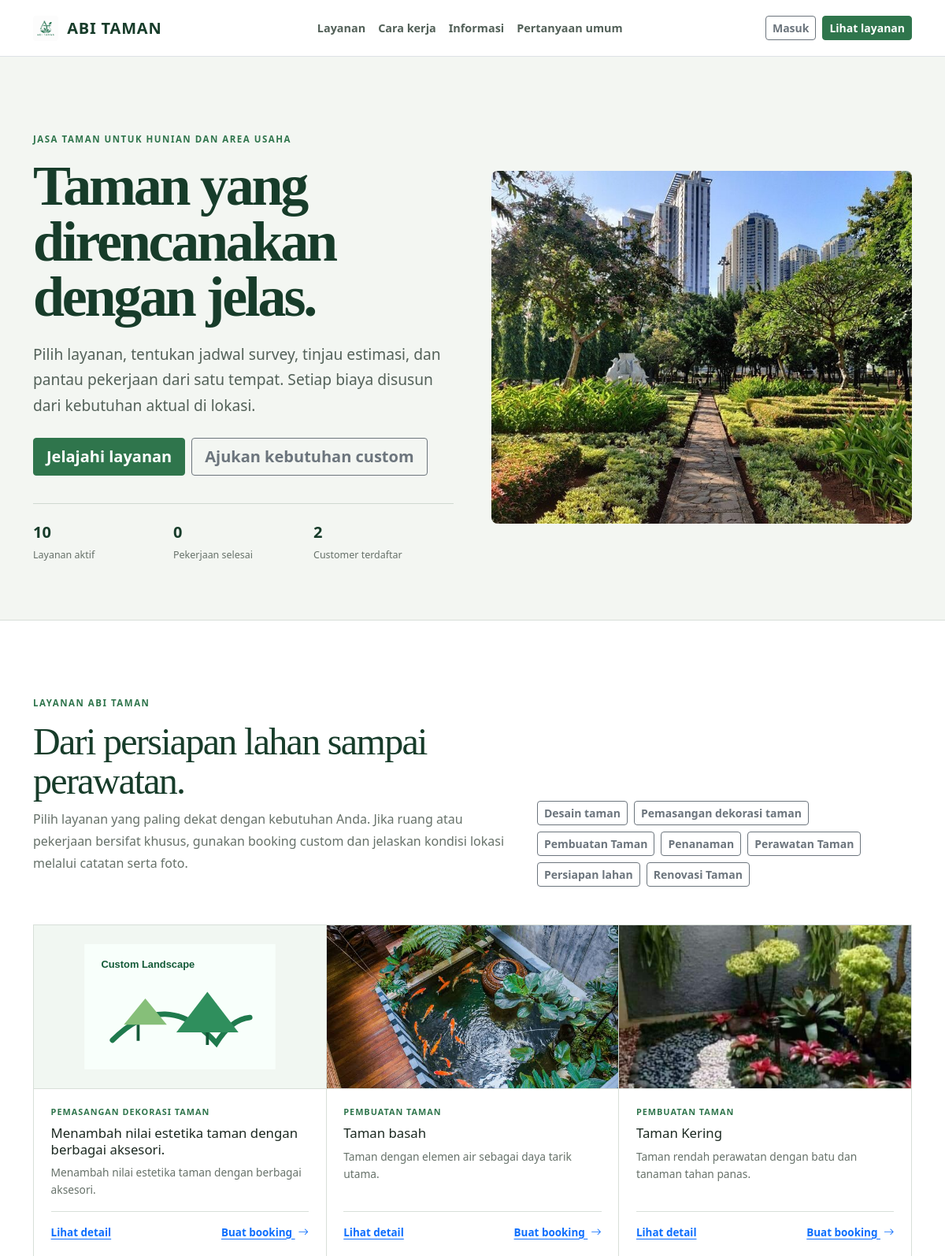
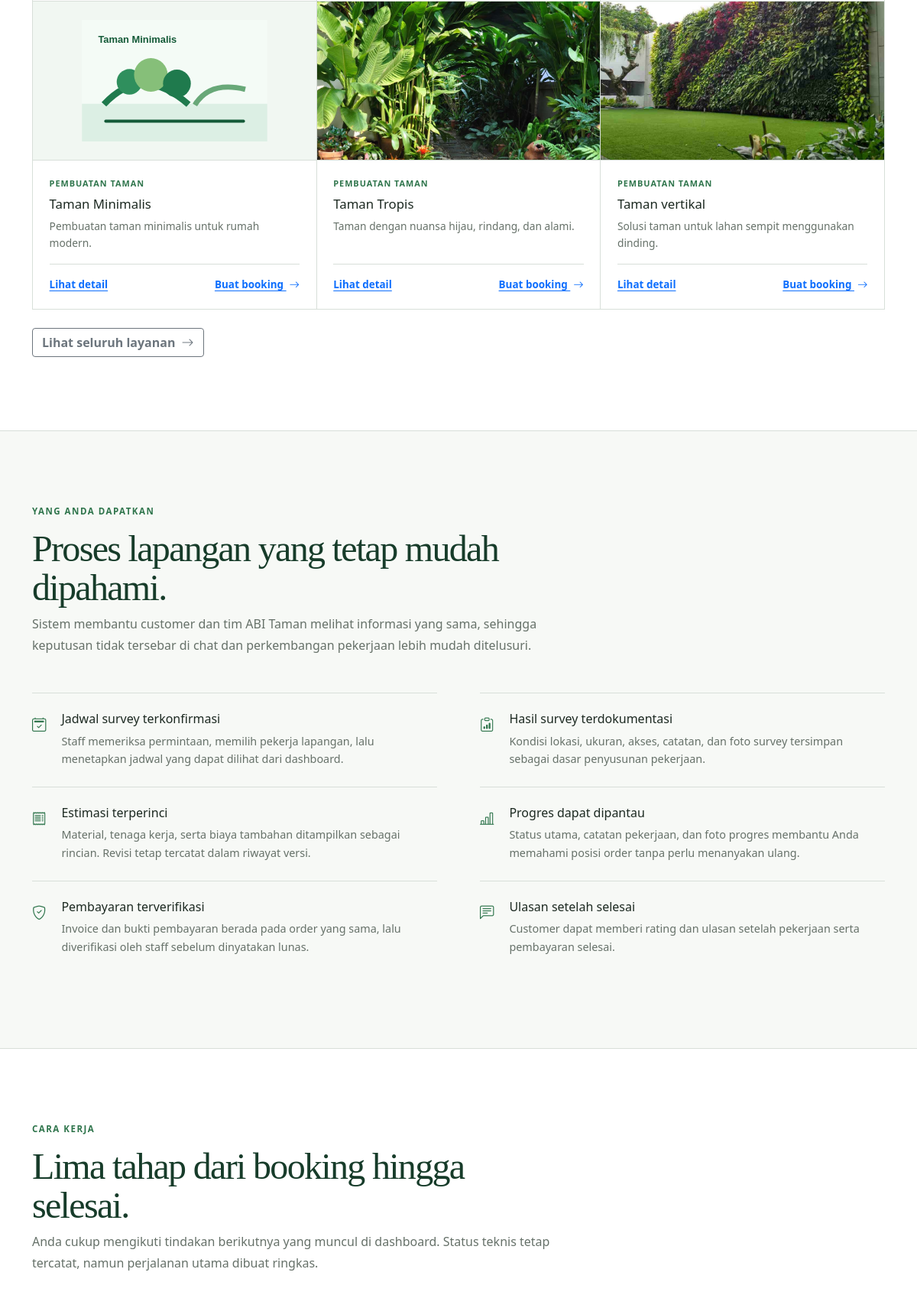
The page / (upper part) on the database its author committed (2 pictures, top to bottom).
### tables this page shows
CREATE TABLE `service_categories` (
  `id` int(10) unsigned NOT NULL AUTO_INCREMENT,
  `name` varchar(150) NOT NULL,
  `slug` varchar(170) NOT NULL,
  `description` text DEFAULT NULL,
  `image` varchar(255) DEFAULT NULL,
  `status` enum('active','inactive') NOT NULL DEFAULT 'active',
  `created_at` datetime NOT NULL DEFAULT current_timestamp(),
  `updated_at` datetime NOT NULL DEFAULT current_timestamp() ON UPDATE current_timestamp(),
  PRIMARY KEY (`id`),
  UNIQUE KEY `slug` (`slug`)
);

CREATE TABLE `services` (
  `id` int(10) unsigned NOT NULL AUTO_INCREMENT,
  `category_id` int(10) unsigned DEFAULT NULL,
  `service_code` varchar(30) NOT NULL,
  `name` varchar(180) NOT NULL,
  `slug` varchar(200) NOT NULL,
  `short_description` varchar(255) DEFAULT NULL,
  `description` text DEFAULT NULL,
  `base_price_per_10m` bigint(20) unsigned NOT NULL DEFAULT 0,
  `base_duration_days_per_10m` int(10) unsigned NOT NULL DEFAULT 1,
  `image` varchar(255) DEFAULT NULL,
  `status` enum('active','inactive') NOT NULL DEFAULT 'active',
  `created_at` datetime NOT NULL DEFAULT current_timestamp(),
  `updated_at` datetime NOT NULL DEFAULT current_timestamp() ON UPDATE current_timestamp(),
  PRIMARY KEY (`id`),
  UNIQUE KEY `service_code` (`service_code`),
  UNIQUE KEY `slug` (`slug`),
  KEY `category_id` (`category_id`),
  CONSTRAINT `services_ibfk_1` FOREIGN KEY (`category_id`) REFERENCES `service_categories` (`id`) ON DELETE SET NULL
);

### data/session_helper.php (called while the page is built, shortened)
<?php
function h($value): string
{
    return htmlspecialchars((string) $value, ENT_QUOTES, 'UTF-8');
}
function current_user(): ?array
{
    return isset($_SESSION['abi_user']) ? normalize_user($_SESSION['abi_user']) : null;
}
function get_services_with_min_price(bool $activeOnly = true): array
{
    $where = $activeOnly ? "WHERE s.status = 'active'" : '';
    return db_query("
        SELECT s.*, c.name AS category_name
        FROM services s
        LEFT JOIN service_categories c ON c.id = s.category_id
        {$where}
        ORDER BY c.name, s.name
    ");
}
    ?>

### config/database.php (called while the page is built, shortened)
<?php
function db(): PDO
{
    static $pdo = null;
    if ($pdo === null) {
        $host   = $_ENV['DB_HOST'];
        $port   = $_ENV['DB_PORT'];
        $name   = $_ENV['DB_DATABASE'];
        $user   = $_ENV['DB_USERNAME'];
        $pass   = $_ENV['DB_PASSWORD'];
        $socket = trim($_ENV['DB_SOCKET'] ?? '');
        if ($socket !== '') {
            $dsn = "mysql:unix_socket={$socket};dbname={$name};charset=utf8mb4";
        } else {
            $dsn = "mysql:host={$host};port={$port};dbname={$name};charset=utf8mb4";
        }
        $options = [
            PDO::ATTR_ERRMODE            => PDO::ERRMODE_EXCEPTION,
            PDO::ATTR_DEFAULT_FETCH_MODE => PDO::FETCH_ASSOC,
            PDO::ATTR_EMULATE_PREPARES   => false,
        ];
        $pdo = new PDO($dsn, $user, $pass, $options);
    }
    return $pdo;
}
function db_query(string $sql, array $params = []): array
{
    $stmt = db()->prepare($sql);
    $stmt->execute($params);
    return $stmt->fetchAll();
}
function db_first(string $sql, array $params = []): ?array
{
    $stmt = db()->prepare($sql);
    $stmt->execute($params);
    $row = $stmt->fetch();
    return $row ?: null;
}

### index.php (the view, shortened to what this page needs)
<?php
require_once __DIR__ . '/data/session_helper.php';
$current = current_user();
$services = get_services_with_min_price(true);
$categories = db_query("SELECT * FROM service_categories WHERE status='active' ORDER BY name");
$totalBooking = (int) (db_first("SELECT COUNT(*) AS c FROM bookings WHERE status='Selesai'")['c'] ?? 0);
$totalCustomer = (int) (db_first("SELECT COUNT(*) AS c FROM users WHERE role='customer'")['c'] ?? 0);
$totalLayanan = (int) (db_first("SELECT COUNT(*) AS c FROM services WHERE status='active'")['c'] ?? 0);
?>
<!doctype html>
<html lang="id">
<head>
    <link href="https://cdn.jsdelivr.net/npm/bootstrap@5.3.3/dist/css/bootstrap.min.css" rel="stylesheet">
    <link href="https://cdn.jsdelivr.net/npm/bootstrap-icons@1.11.3/font/bootstrap-icons.css" rel="stylesheet">
    <link href="assets/css/app.css?v=<?= filemtime(__DIR__ . '/assets/css/app.css') ?>" rel="stylesheet">
</head>
<body class="landing">
    <nav class="navbar navbar-expand-lg bg-white border-bottom sticky-top">
        <div class="container">
            <a class="navbar-brand landing-brand" href="index.php">
                <img src="assets/img/abi-taman.png" alt="Logo ABI Taman">
                <span>ABI TAMAN</span>
            </a>
            <div class="collapse navbar-collapse" id="landingNav">
                <ul class="navbar-nav mx-auto">
                    <li class="nav-item"><a class="nav-link" href="#layanan">Layanan</a></li>
                    <li class="nav-item"><a class="nav-link" href="#proses">Cara kerja</a></li>
                    <li class="nav-item"><a class="nav-link" href="#informasi">Informasi</a></li>
                    <li class="nav-item"><a class="nav-link" href="#faq">Pertanyaan umum</a></li>
                </ul>
                <div class="d-flex gap-2 mt-3 mt-lg-0">
                    <a class="btn btn-outline-secondary btn-sm" href="<?= $current ? 'dashboard.php' : 'login.php' ?>">
                        <?= $current ? 'Dashboard' : 'Masuk' ?>
                    </a>
                    <a class="btn btn-success btn-sm" href="catalog.php">Lihat layanan</a>
                </div>
            </div>
        </div>
    </nav>
    <main>
        <section class="landing-hero">
            <div class="container">
                <div class="row align-items-center g-5">
                    <div class="col-lg-6">
                        <p class="landing-kicker">Jasa taman untuk hunian dan area usaha</p>
                        <h1>Taman yang direncanakan dengan jelas.</h1>
                        <p class="lead">Pilih layanan, tentukan jadwal survey, tinjau estimasi, dan pantau pekerjaan dari satu tempat. Setiap biaya disusun dari kebutuhan aktual di lokasi.</p>
                        <div class="d-flex gap-2 flex-wrap mt-4">
                            <a class="btn btn-success btn-lg" href="catalog.php">Jelajahi layanan</a>
                            <a class="btn btn-outline-secondary btn-lg" href="booking_create.php?custom=1">Ajukan kebutuhan custom</a>
                        </div>
                        <div class="landing-proof" aria-label="Ringkasan ABI Taman">
                            <div>
                                <strong><?= $totalLayanan ?></strong>
                                <span>Layanan aktif</span>
                            </div>
                            <div>
                                <strong><?= $totalBooking ?></strong>
                                <span>Pekerjaan selesai</span>
                            </div>
                            <div>
                                <strong><?= $totalCustomer ?></strong>
                                <span>Customer terdaftar</span>
                            </div>
                        </div>
                    </div>
                    <div class="col-lg-6">
                        <img class="landing-hero__image" src="assets/img/hero.png" alt="Taman hijau dengan jalur batu dan pepohonan yang tertata">
                    </div>
                </div>
            </div>
        </section>
        <section class="landing-section" id="layanan">
            <div class="container">
                <div class="d-lg-flex align-items-end justify-content-between gap-4">
                    <div class="landing-section__intro mb-lg-5">
                        <p class="landing-kicker">Layanan ABI Taman</p>
                        <h2>Dari persiapan lahan sampai perawatan.</h2>
                        <p>Pilih layanan yang paling dekat dengan kebutuhan Anda. Jika ruang atau pekerjaan bersifat khusus, gunakan booking custom dan jelaskan kondisi lokasi melalui catatan serta foto.</p>
                    </div>
                    <?php if ($categories): ?>
                        <div class="d-flex flex-wrap gap-2 mb-5">
                            <?php foreach ($categories as $category): ?>
                                <a class="btn btn-outline-secondary btn-sm" href="catalog.php?category=<?= h($category['slug']) ?>"><?= h($category['name']) ?></a>
                            <?php endforeach; ?>
                        </div>
                    <?php endif; ?>
                </div>
                <?php if ($services): ?>
                    <div class="landing-services">
                        <?php foreach (array_slice($services, 0, 6) as $service): ?>
                            <?php
                            $serviceImage = trim((string) ($service['image'] ?? ''));
                            $serviceImagePath = $serviceImage !== '' ? __DIR__ . '/' . ltrim($serviceImage, '/') : '';
                            $isServicePlaceholder = false;
                            if ($serviceImagePath === '' || !is_file($serviceImagePath) || @getimagesize($serviceImagePath) === false) {
                                $isServicePlaceholder = true;
                                $serviceImage = $service['slug'] === 'taman-minimalis'
                                    ? 'assets/img/services/taman-minimalis.svg'
                                    : 'assets/img/services/custom-landscape.svg';
                            }
                            ?>
                            <article class="landing-service">
                                <img class="<?= $isServicePlaceholder ? 'landing-service__image--placeholder' : '' ?>" src="<?= h($serviceImage) ?>" alt="<?= h($service['name']) ?>">
                                <div class="landing-service__body">
                                    <span class="landing-service__meta"><?= h($service['category_name'] ?? 'Layanan taman') ?></span>
                                    <h3><?= h($service['name']) ?></h3>
                                    <p><?= h($service['short_description'] ?: 'Layanan dikerjakan berdasarkan hasil pemeriksaan lokasi dan kebutuhan aktual Anda.') ?></p>
                                    <div class="landing-service__actions">
                                        <a href="service_detail.php?slug=<?= h($service['slug']) ?>">Lihat detail</a>
                                        <a href="booking_create.php?service_id=<?= (int) $service['id'] ?>">Buat booking <i class="bi bi-arrow-right ms-1"></i></a>
                                    </div>
                                </div>
                            </article>
                        <?php endforeach; ?>
                    </div>
                <?php else: ?>
                    <p class="text-secondary">Layanan sedang diperbarui. Anda tetap dapat mengajukan kebutuhan custom.</p>
                <?php endif; ?>
                <?php if (count($services) > 6): ?>
                    <div class="mt-4">
                        <a class="btn btn-outline-secondary" href="catalog.php">Lihat seluruh layanan <i class="bi bi-arrow-right ms-1"></i></a>
                    </div>
                <?php endif; ?>
            </div>
        </section>
        <section class="landing-section landing-section--soft">
            <div class="container">
                <div class="landing-section__intro">
                    <p class="landing-kicker">Yang Anda dapatkan</p>
                    <h2>Proses lapangan yang tetap mudah dipahami.</h2>
                    <p>Sistem membantu customer dan tim ABI Taman melihat informasi yang sama, sehingga keputusan tidak tersebar di chat dan perkembangan pekerjaan lebih mudah ditelusuri.</p>
                </div>
                <div class="landing-feature-grid">
                    <?php
                    $features = [
                        ['bi-calendar2-check', 'Jadwal survey terkonfirmasi', 'Staff memeriksa permintaan, memilih pekerja lapangan, lalu menetapkan jadwal yang dapat dilihat dari dashboard.'],
                        ['bi-clipboard-data', 'Hasil survey terdokumentasi', 'Kondisi lokasi, ukuran, akses, catatan, dan foto survey tersimpan sebagai dasar penyusunan pekerjaan.'],
                        ['bi-receipt', 'Estimasi terperinci', 'Material, tenaga kerja, serta biaya tambahan ditampilkan sebagai rincian. Revisi tetap tercatat dalam riwayat versi.'],
                        ['bi-bar-chart-line', 'Progres dapat dipantau', 'Status utama, catatan pekerjaan, dan foto progres membantu Anda memahami posisi order tanpa perlu menanyakan ulang.'],
                        ['bi-shield-check', 'Pembayaran terverifikasi', 'Invoice dan bukti pembayaran berada pada order yang sama, lalu diverifikasi oleh staff sebelum dinyatakan lunas.'],
                        ['bi-chat-left-text', 'Ulasan setelah selesai', 'Customer dapat memberi rating dan ulasan setelah pekerjaan serta pembayaran selesai.'],
                    ];
                    foreach ($features as [$icon, $title, $description]):
                    ?>
                        <article class="landing-feature">
                            <i class="bi <?= h($icon) ?>" aria-hidden="true"></i>
                            <div>
                                <h3><?= h($title) ?></h3>
                                <p><?= h($description) ?></p>
                            </div>
                        </article>
                    <?php endforeach; ?>
                </div>
            </div>
        </section>
        <section class="landing-section" id="proses">
            <div class="container">
                <div class="landing-section__intro">
                    <p class="landing-kicker">Cara kerja</p>
                    <h2>Lima tahap dari booking hingga selesai.</h2>
                    <p>Anda cukup mengikuti tindakan berikutnya yang muncul di dashboard. Status teknis tetap tercatat, namun perjalanan utama dibuat ringkas.</p>
                </div>
            </div>
        </section>
    </main>
</body>
</html>

### rows shown on the page
service_categories: name "Desain taman"
service_categories: name "Pemasangan dekorasi taman"
service_categories: name "Pembuatan Taman"
service_categories: name "Penanaman"
service_categories: name "Perawatan Taman"
service_categories: name "Persiapan lahan"
service_categories: name "Renovasi Taman"
services: shows a picture, category.name "PEMASANGAN DEKORASI TAMAN", name "Menambah nilai estetika taman dengan berbagai aksesori.", short_description "Menambah nilai estetika taman dengan berbagai aksesori."
services: image (picture), category.name "PEMBUATAN TAMAN", name "Taman basah", short_description "Taman dengan elemen air sebagai daya tarik utama."
services: image (picture), category.name "PEMBUATAN TAMAN", name "Taman Kering", short_description "Taman rendah perawatan dengan batu dan tanaman tahan panas."
services: slug (picture), category.name "PEMBUATAN TAMAN", name "Taman Minimalis", short_description "Pembuatan taman minimalis untuk rumah modern."
services: image (picture), category.name "PEMBUATAN TAMAN", name "Taman Tropis", short_description "Taman dengan nuansa hijau, rindang, dan alami."
services: image (picture), category.name "PEMBUATAN TAMAN", name "Taman vertikal", short_description "Solusi taman untuk lahan sempit menggunakan dinding."

### other values the page prints
$totalLayanan "10"
$totalBooking "0"
$totalCustomer "2"
$title "Jadwal survey terkonfirmasi"
$description "Staff memeriksa permintaan, memilih pekerja lapangan, lalu menetapkan jadwal yang dapat dilihat dari dashboard."
$title "Hasil survey terdokumentasi"
$description "Kondisi lokasi, ukuran, akses, catatan, dan foto survey tersimpan sebagai dasar penyusunan pekerjaan."
$title "Estimasi terperinci"
$description "Material, tenaga kerja, serta biaya tambahan ditampilkan sebagai rincian. Revisi tetap tercatat dalam riwayat versi."
$title "Progres dapat dipantau"
$description "Status utama, catatan pekerjaan, dan foto progres membantu Anda memahami posisi order tanpa perlu menanyakan ulang."
$title "Pembayaran terverifikasi"
$description "Invoice dan bukti pembayaran berada pada order yang sama, lalu diverifikasi oleh staff sebelum dinyatakan lunas."
$title "Ulasan setelah selesai"
$description "Customer dapat memberi rating dan ulasan setelah pekerjaan serta pembayaran selesai."
